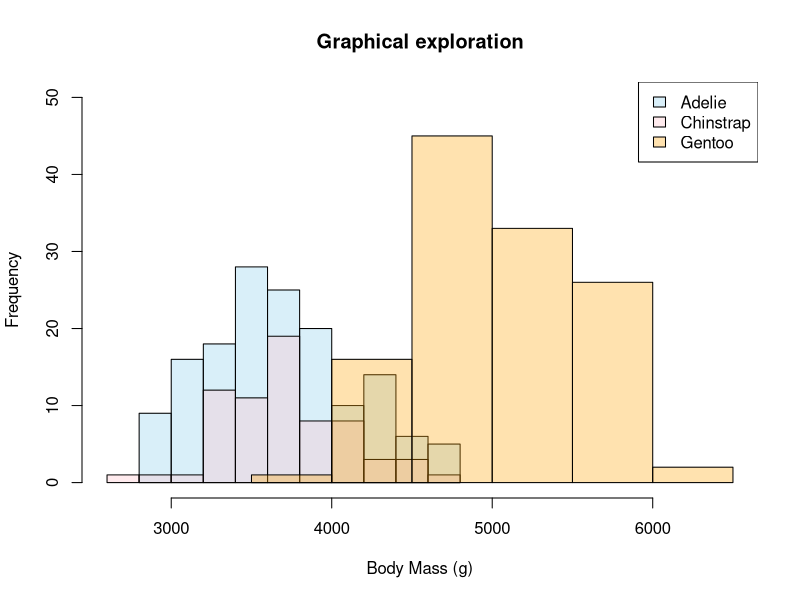

R code for this plot:
## ---- chunk 1
knitr::opts_chunk$set(echo = TRUE, message = FALSE)
## ---- chunk 2
library(palmerpenguins)
library(tidyverse)
library(ggplot2)
mydata <- na.omit(penguins)
## ---- chunk 3
c1 <- rgb(135,206,235,max = 255, alpha = 80, names = "lt.blue")
c2 <- rgb(255,192,203, max = 255, alpha = 80, names = "lt.pink")
c3 <- rgb(255,165,0, max = 255, alpha = 80, names = "lt.green")

hist(penguins[penguins$species == "Adelie",]$body_mass_g, col=c1, xlim=c(2600,6500), ylim=c(0,50), main="Graphical exploration", xlab="Body Mass (g)", ylab="Frequency")
hist(penguins[penguins$species == "Chinstrap",]$body_mass_g, col=c2, add=TRUE)
hist(penguins[penguins$species == "Gentoo",]$body_mass_g, col=c3, add=TRUE)
legend("topright", c("Adelie", "Chinstrap", "Gentoo"), fill=c(c1, c2, c3))
